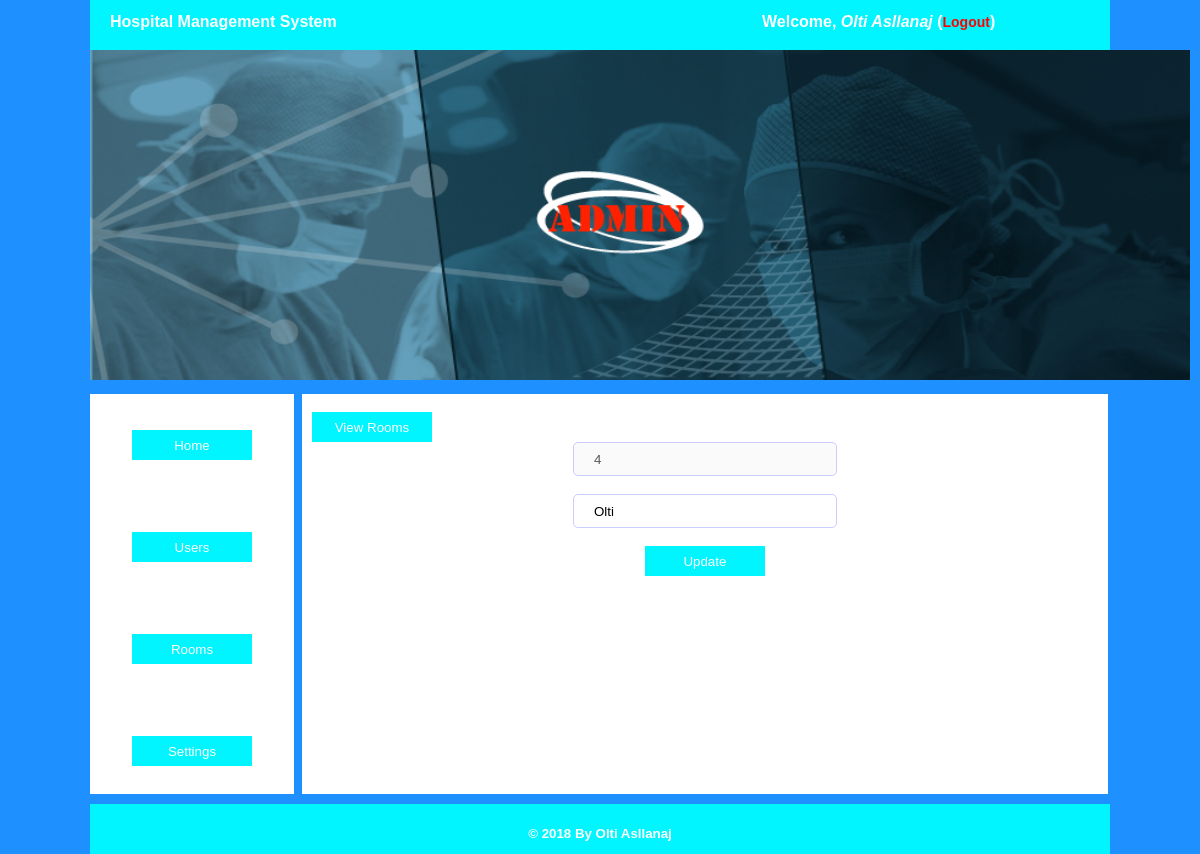
The app's page /admin/editroom.php?id=4 (signed in) with its own data.
### tables this page shows
CREATE TABLE `users` (
  `username` varchar(50) NOT NULL,
  `password` varchar(40) NOT NULL,
  `fname` varchar(40) NOT NULL,
  `sname` varchar(40) NOT NULL,
  `type` varchar(40) NOT NULL
);

CREATE TABLE `rooms` (
  `room_no` int(11) NOT NULL,
  `room_name` varchar(100) NOT NULL,
  `patientsinroom` int(11) NOT NULL
);

### admin/editroom.php (the view, shortened to what this page needs)
<!DOCTYPE html>
<html lang="en">
<head>
	<link rel="stylesheet" type="text/css" href="../assets/style.css">
</head>
<body>
	<div class="wrapper">
	<?php
		include "includes/header.php";
	 ?>
		<div class="right"><br>
			<a href="rooms.php" style="margin-left:10px;"><button class="btnlink">View Rooms</button></a><br>
			<?php
			$id = $_GET['id'];
			?>
			<center>
				<form action="editroom.php?id=<?php echo $id; ?>" method="POST">
				<input type="text" name="number" class="form" value="<?php echo $id; ?>" required="required" disabled="disabled"><br><br>
				<?php
				require_once '../includes/connect.php';
				$sql = "SELECT * FROM `rooms` WHERE `room_no`='$id'";
				$query = mysqli_query($con,$sql);
				while ($row = mysqli_fetch_array($query)) {
					?>
					<input type="text" name="name" class="form" value="<?php echo $row['room_name']; ?>" required="required"><br><br>
					<?php
				}
				 ?>
				<input type="submit" value="Update" class="btnlink" name="btn">
			</form>
			</center>
		</div>
	</div>
</body>
</html>

### includes/users.php (shortened to what this page needs)
<?php
function admindetails()
{
	require("connect.php");
	$type = $_SESSION['type'];
	$username = $_SESSION['admin'];
	$sql = "SELECT * FROM hospital.users WHERE `username`='$username' AND `type`='$type'";
	$query = mysqli_query($con, $sql);
	while ($row =mysqli_fetch_array($query)) {
		echo "Welcome, <i>".$row['fname']." ".$row['sname']."</i> (<a href='../logout.php'>Logout</a>)";
	}
}
?>

### assets/style.css (style rules this page uses)
body { margin: 0; padding: 0; background-color: #00F5FF; font-family: Arial,Lucida Sans; }
.wrapper { min-height: 400px; max-height: auto; width: 85%; margin: 0 auto; font-family: Arial,Lucida Sans; }
.headerright a { text-decoration: none; font-size: 14px; color: red; }
.btnlink { height: 30px; width: 120px; background-color: #00F5FF; border: 0; margin: 0; color: white; cursor: pointer; }
.right { min-height: 400px; max-height: auto; width: 79%; margin-left: 8px; background-color: white; margin-top: 10px; float: left; }
.form { height: 30px; width: 240px; border: 1px solid #ccf; border-radius: 5px; padding-left: 20px; }

### admin/includes/header.php (style rules this page uses)
body { background-color: #1E90FF; }

### records on screen
users: fname "Olti", sname "Asllanaj"
rooms: name "Olti"
